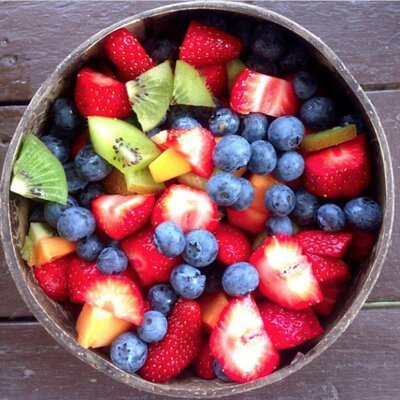
#> input picture Computer Assignment 2/data/Berries.jpg, 400 x 400 px
$ python src.py
#> lines starting #> are read from the running program, lines starting #| are printed output that depends on the picture
import numpy as np
import cv2
from matplotlib import pyplot as plt


def conv2d(image, filter):
    m, n = filter.shape
    padded_image = np.pad(image, m - 1, 'constant', constant_values=0)
    y, x = padded_image.shape
    y = y - m + 1
    x = x - n + 1
    conv_image = np.zeros((y, x))
    for i in range(y):
        for j in range(x):
            conv_image[i][j] = np.sum(padded_image[i:i + m, j:j + n] * filter)
    return conv_image


def image_input():
    path = input('Please enter the path of the image: ')
#> the answer given: data/Berries.jpg
    if not path:
        print('Empty path')
        return
    return path


def filter_input():
    filter_size = int(input('Enter filter size: '))
    if not filter_size:
        print('Filter size invalid')
        return
    else:
        print('Filter is of size {}x{}'.format(filter_size, filter_size))
    filter = [float(element) for element in input('Please enter {} filter elements: '.format(filter_size ** 2)).split()]
    filter = np.array(filter)
    if not filter.size == filter_size ** 2:
        print('Filter size mismatch')
        return
    filter = filter.reshape((filter_size, filter_size))
    print(filter)
    return filter


def create_noise_image(image, sigma):
    noise = np.random.normal(0, sigma, image.shape)
    return np.add(image, noise)


def create_gaussian_filter(filter_length, sigma):
    x = np.arange(-filter_length // 2 + 1, filter_length // 2 + 1)
    gauss = np.exp((-x ** 2) / (2 * sigma ** 2))
    gauss2 = np.outer(gauss.T, gauss)
    return gauss2 / np.sum(gauss2)


def create_average_filter(filter_length):
    return np.ones((filter_length, filter_length)).reshape([filter_length, filter_length]) / filter_length ** 2


def get_image_mag_response(image):
    fft = np.fft.fftshift(np.fft.fft2(image))
    return 20 * np.log(np.abs(fft))


def get_filter_freq_response(filter):
    f = np.zeros((100, 100))
    f[: filter.shape[0], :filter.shape[1]] = filter
    fft = np.fft.fftshift(np.fft.fft2(f))
    return np.abs(fft) + 1


def main():
    image = cv2.imread(image_input(), cv2.IMREAD_GRAYSCALE)
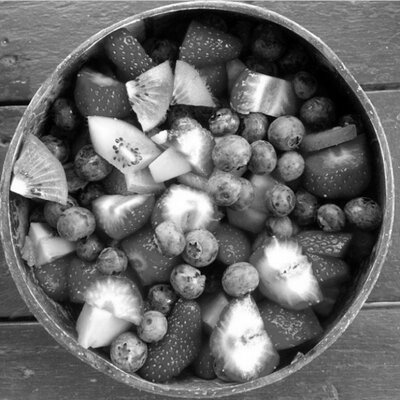
#> image: shape (400, 400); min 0, max 255, mean 105.7
    filter = filter_input()
#> the answer given: 100
    conv_image = conv2d(image, filter)
    norm_image = ((conv_image - np.min(conv_image)) / (np.max(conv_image) - np.min(conv_image)) * 255).astype('uint8')
    cv2.imwrite('filtered_image.jpg', norm_image)
    plt.suptitle('Convolution with Filter')
    plt.subplot(1, 2, 1)
    plt.imshow(image, cmap='gray')
    plt.xticks([])
    plt.yticks([])
    plt.ylabel('Original Image')
    plt.subplot(1, 2, 2)
    plt.imshow(norm_image, cmap='gray')
    plt.xticks([])
    plt.yticks([])
    plt.ylabel('Filtered Image')
    plt.show()

    im_mag = get_image_mag_response(image)
    conv_mag = get_image_mag_response(conv_image)
    filt_freq_res = get_filter_freq_response(filter)
    plt.suptitle('Convolution - Magnitude Response')
    plt.subplot(3, 1, 1)
    plt.xticks([])
    plt.yticks([])
    plt.imshow(im_mag, cmap='gray')
    plt.title('Original Image')
    plt.subplot(3, 1, 2)
    plt.xticks([])
    plt.yticks([])
    plt.imshow(conv_mag, cmap='gray')
    plt.title('Filtered Image')
    plt.subplot(3, 1, 3)
    plt.xticks([])
    plt.yticks([])
    plt.imshow(filt_freq_res, cmap='gray')
    plt.title('Filter Frequency Response')
    plt.savefig('magnitude_response.png', bbox_inches='tight')
    plt.show()
    cv2.waitKey(0)

    image = ((image - np.min(image)) / (np.max(image) - np.min(image)))

    noise_img_1 = create_noise_image(image, 0.01)
    noise_img_2 = create_noise_image(image, 0.1)

    noise_img_1 = ((noise_img_1 - np.min(noise_img_1)) / (np.max(noise_img_1) - np.min(noise_img_1)) * 255).astype('uint8')
    noise_img_2 = ((noise_img_2 - np.min(noise_img_2)) / (np.max(noise_img_2) - np.min(noise_img_2)) * 255).astype('uint8')

    avg_filt_1 = create_average_filter(5)
    avg_filt_2 = create_average_filter(7)
    avg_filt_3 = create_average_filter(9)

    gauss_filt_1 = create_gaussian_filter(5, 5 / 5)
    gauss_filt_2 = create_gaussian_filter(7, 7 / 5)
    gauss_filt_3 = create_gaussian_filter(9, 9 / 5)

    img_1_avg_filt_1 = conv2d(noise_img_1, avg_filt_1)
    img_1_avg_filt_2 = conv2d(noise_img_1, avg_filt_2)
    img_1_avg_filt_3 = conv2d(noise_img_1, avg_filt_3)

    img_1_gauss_filt_1 = conv2d(noise_img_1, gauss_filt_1)
    img_1_gauss_filt_2 = conv2d(noise_img_1, gauss_filt_2)
    img_1_gauss_filt_3 = conv2d(noise_img_1, gauss_filt_3)

    img_2_avg_filt_1 = conv2d(noise_img_2, avg_filt_1)
    img_2_avg_filt_2 = conv2d(noise_img_2, avg_filt_2)
    img_2_avg_filt_3 = conv2d(noise_img_2, avg_filt_3)

    img_2_gauss_filt_1 = conv2d(noise_img_2, gauss_filt_1)
    img_2_gauss_filt_2 = conv2d(noise_img_2, gauss_filt_2)
    img_2_gauss_filt_3 = conv2d(noise_img_2, gauss_filt_3)

    plt.suptitle('Average Filtering on Noise Image 1')
    plt.subplot(2, 2, 1)
    plt.xticks([])
    plt.yticks([])
    plt.xlabel('Noise Image 1')
    plt.imshow(noise_img_1, cmap='gray')
    plt.subplot(2, 2, 2)
    plt.xticks([])
    plt.yticks([])
    plt.xlabel('Average Filter 1')
    plt.imshow(img_1_avg_filt_1, cmap='gray')
    plt.subplot(2, 2, 3)
    plt.xticks([])
    plt.yticks([])
    plt.xlabel('Average Filter 2')
    plt.imshow(img_1_avg_filt_2, cmap='gray')
    plt.subplot(2, 2, 4)
    plt.xticks([])
    plt.yticks([])
    plt.xlabel('Average Filter 3')
    plt.imshow(img_1_avg_filt_3, cmap='gray')
    plt.savefig('avg_filt_1.png', bbox_inches='tight')
    plt.show()

    plt.suptitle('Average Filtering on Noise Image 2')
    plt.subplot(2, 2, 1)
    plt.xticks([])
    plt.yticks([])
    plt.xlabel('Noise Image 2')
    plt.imshow(noise_img_2, cmap='gray')
    plt.subplot(2, 2, 2)
    plt.xticks([])
    plt.yticks([])
    plt.xlabel('Average Filter 1')
    plt.imshow(img_2_avg_filt_1, cmap='gray')
    plt.subplot(2, 2, 3)
    plt.xticks([])
    plt.yticks([])
    plt.xlabel('Average Filter 2')
    plt.imshow(img_2_avg_filt_2, cmap='gray')
    plt.subplot(2, 2, 4)
    plt.xticks([])
    plt.yticks([])
    plt.xlabel('Average Filter 3')
    plt.imshow(img_2_avg_filt_3, cmap='gray')
    plt.savefig('avg_filt_2.png', bbox_inches='tight')
    plt.show()

    plt.suptitle('Gaussian Filtering on Noise Image 1')
    plt.subplot(2, 2, 1)
    plt.xticks([])
    plt.yticks([])
    plt.xlabel('Noise Image 1')
    plt.imshow(noise_img_1, cmap='gray')
    plt.subplot(2, 2, 2)
    plt.xticks([])
    plt.yticks([])
    plt.xlabel('Gaussian Filter 1')
    plt.imshow(img_1_gauss_filt_1, cmap='gray')
    plt.subplot(2, 2, 3)
    plt.xticks([])
    plt.yticks([])
    plt.xlabel('Gaussian Filter 2')
    plt.imshow(img_1_gauss_filt_2, cmap='gray')
    plt.subplot(2, 2, 4)
    plt.xticks([])
    plt.yticks([])
    plt.xlabel('Gaussian Filter 3')
    plt.imshow(img_1_gauss_filt_3, cmap='gray')
    plt.savefig('gauss_filt_1.png', bbox_inches='tight')
    plt.show()

    plt.suptitle('Gaussian Filtering on Noise Image 2')
    plt.subplot(2, 2, 1)
    plt.xticks([])
    plt.yticks([])
    plt.xlabel('Noise Image 2')
    plt.imshow(noise_img_2, cmap='gray')
    plt.subplot(2, 2, 2)
    plt.xticks([])
    plt.yticks([])
    plt.xlabel('Gaussian Filter 1')
    plt.imshow(img_2_gauss_filt_1, cmap='gray')
    plt.subplot(2, 2, 3)
    plt.xticks([])
    plt.yticks([])
    plt.xlabel('Gaussian Filter 2')
    plt.imshow(img_2_gauss_filt_2, cmap='gray')
    plt.subplot(2, 2, 4)
    plt.xticks([])
    plt.yticks([])
    plt.xlabel('Gaussian Filter 3')
    plt.imshow(img_2_gauss_filt_3, cmap='gray')
    plt.savefig('gauss_filt_2.png', bbox_inches='tight')
    plt.show()


if __name__ == '__main__':
#> (the run stopped early here; a loop or call above may not have finished)
